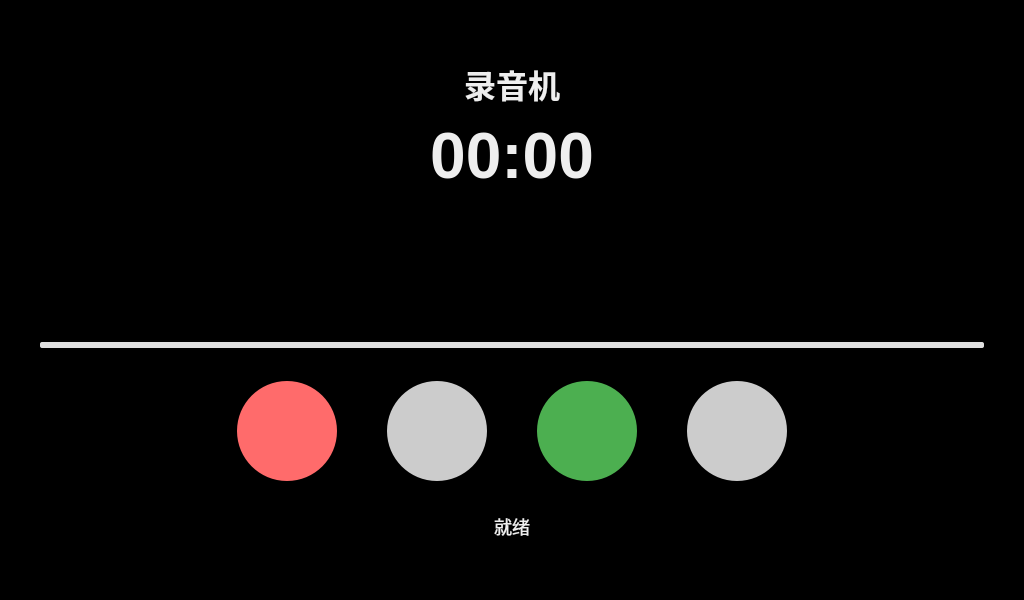
<?xml version="1.0" encoding="UTF-8"?>
<ui version="4.0">
 <class>Widget</class>
 <widget class="QWidget" name="Widget">
  <property name="geometry">
   <rect>
    <x>0</x>
    <y>0</y>
    <width>1024</width>
    <height>600</height>
   </rect>
  </property>
  <property name="windowTitle">
   <string>录音机</string>
  </property>
  <property name="styleSheet">
   <string notr="true">QWidget {
    background-color: #000000;
}
QLabel {
	color: rgb(238, 238, 236);
}
QPushButton {
    border: none;
    outline: none;
    border-radius: 8px;
    font-size: 16px;
}
QPushButton:focus {
    outline: none;
    border: none;
}
QProgressBar {
    border: none;
    border-radius: 2px;
    background-color: #E0E0E0;
    height: 4px;
}
QProgressBar::chunk {
    background-color: #4CAF50;
    border-radius: 2px;
}</string>
  </property>
  <layout class="QVBoxLayout" name="verticalLayout">
   <property name="spacing">
    <number>0</number>
   </property>
   <property name="leftMargin">
    <number>40</number>
   </property>
   <property name="topMargin">
    <number>60</number>
   </property>
   <property name="rightMargin">
    <number>40</number>
   </property>
   <property name="bottomMargin">
    <number>60</number>
   </property>
   <item>
    <widget class="QLabel" name="labelTitle">
     <property name="styleSheet">
      <string notr="true">color: #eeeeee; font-size: 32px; font-weight: bold;</string>
     </property>
     <property name="text">
      <string>录音机</string>
     </property>
     <property name="alignment">
      <set>Qt::AlignCenter</set>
     </property>
    </widget>
   </item>
   <item>
    <spacer name="verticalSpacerTop">
     <property name="orientation">
      <enum>Qt::Vertical</enum>
     </property>
     <property name="sizeHint" stdset="0">
      <size>
       <width>20</width>
       <height>80</height>
      </size>
     </property>
    </spacer>
   </item>
   <item>
    <widget class="QLabel" name="labelTime">
     <property name="styleSheet">
      <string notr="true">color: #eeeeee; font-size: 64px; font-weight: bold;</string>
     </property>
     <property name="text">
      <string>00:00</string>
     </property>
     <property name="alignment">
      <set>Qt::AlignCenter</set>
     </property>
    </widget>
   </item>
   <item>
    <spacer name="verticalSpacerMiddle">
     <property name="orientation">
      <enum>Qt::Vertical</enum>
     </property>
     <property name="sizeHint" stdset="0">
      <size>
       <width>20</width>
       <height>60</height>
      </size>
     </property>
    </spacer>
   </item>
   <item>
    <widget class="QWidget" name="waveformWidget" native="true">
     <property name="minimumSize">
      <size>
       <width>0</width>
       <height>150</height>
      </size>
     </property>
     <property name="maximumSize">
      <size>
       <width>16777215</width>
       <height>150</height>
      </size>
     </property>
     <property name="styleSheet">
      <string>background-color: transparent;</string>
     </property>
    </widget>
   </item>
   <item>
    <spacer name="verticalSpacerWaveform">
     <property name="orientation">
      <enum>Qt::Vertical</enum>
     </property>
     <property name="sizeHint" stdset="0">
      <size>
       <width>20</width>
       <height>40</height>
      </size>
     </property>
    </spacer>
   </item>
   <item>
    <widget class="QProgressBar" name="progressBar">
     <property name="minimumSize">
      <size>
       <width>0</width>
       <height>6</height>
      </size>
     </property>
     <property name="maximumSize">
      <size>
       <width>16777215</width>
       <height>6</height>
      </size>
     </property>
     <property name="minimum">
      <number>0</number>
     </property>
     <property name="maximum">
      <number>100</number>
     </property>
     <property name="value">
      <number>0</number>
     </property>
     <property name="textVisible">
      <bool>false</bool>
     </property>
    </widget>
   </item>
   <item>
    <spacer name="verticalSpacerProgress">
     <property name="orientation">
      <enum>Qt::Vertical</enum>
     </property>
     <property name="sizeHint" stdset="0">
      <size>
       <width>20</width>
       <height>30</height>
      </size>
     </property>
    </spacer>
   </item>
   <item>
    <spacer name="verticalSpacerBottom">
     <property name="orientation">
      <enum>Qt::Vertical</enum>
     </property>
     <property name="sizeHint" stdset="0">
      <size>
       <width>20</width>
       <height>100</height>
      </size>
     </property>
    </spacer>
   </item>
   <item>
    <layout class="QHBoxLayout" name="horizontalLayout">
     <property name="spacing">
      <number>50</number>
     </property>
     <item>
      <spacer name="horizontalSpacerLeft">
       <property name="orientation">
        <enum>Qt::Horizontal</enum>
       </property>
       <property name="sizeHint" stdset="0">
        <size>
         <width>80</width>
         <height>20</height>
        </size>
       </property>
      </spacer>
     </item>
     <item>
      <widget class="QPushButton" name="btnRecord">
       <property name="minimumSize">
        <size>
         <width>100</width>
         <height>100</height>
        </size>
       </property>
       <property name="maximumSize">
        <size>
         <width>100</width>
         <height>100</height>
        </size>
       </property>
       <property name="styleSheet">
        <string notr="true">QPushButton {
    background-color: #FF6B6B;
    border: none;
    outline: none;
    border-radius: 50px;
}
QPushButton:hover {
    background-color: #FF5252;
}
QPushButton:pressed {
    background-color: #E53935;
}
QPushButton:disabled {
    background-color: #CCCCCC;
}
QPushButton:focus {
    outline: none;
    border: none;
}</string>
       </property>
       <property name="text">
        <string/>
       </property>
      </widget>
     </item>
     <item>
      <widget class="QPushButton" name="btnStopRecord">
       <property name="enabled">
        <bool>false</bool>
       </property>
       <property name="minimumSize">
        <size>
         <width>100</width>
         <height>100</height>
        </size>
       </property>
       <property name="maximumSize">
        <size>
         <width>100</width>
         <height>100</height>
        </size>
       </property>
       <property name="styleSheet">
        <string notr="true">QPushButton {
    background-color: #FF6B6B;
    border: none;
    outline: none;
    border-radius: 50px;
}
QPushButton:hover {
    background-color: #FF5252;
}
QPushButton:pressed {
    background-color: #E53935;
}
QPushButton:disabled {
    background-color: #CCCCCC;
}
QPushButton:focus {
    outline: none;
    border: none;
}</string>
       </property>
       <property name="text">
        <string/>
       </property>
      </widget>
     </item>
     <item>
      <widget class="QPushButton" name="btnPlay">
       <property name="minimumSize">
        <size>
         <width>100</width>
         <height>100</height>
        </size>
       </property>
       <property name="maximumSize">
        <size>
         <width>100</width>
         <height>100</height>
        </size>
       </property>
       <property name="styleSheet">
        <string notr="true">QPushButton {
    background-color: #4CAF50;
    border: none;
    outline: none;
    border-radius: 50px;
}
QPushButton:hover {
    background-color: #45A049;
}
QPushButton:pressed {
    background-color: #3D8B40;
}
QPushButton:disabled {
    background-color: #CCCCCC;
}
QPushButton:focus {
    outline: none;
    border: none;
}</string>
       </property>
       <property name="text">
        <string/>
       </property>
      </widget>
     </item>
     <item>
      <widget class="QPushButton" name="btnStopPlay">
       <property name="enabled">
        <bool>false</bool>
       </property>
       <property name="minimumSize">
        <size>
         <width>100</width>
         <height>100</height>
        </size>
       </property>
       <property name="maximumSize">
        <size>
         <width>100</width>
         <height>100</height>
        </size>
       </property>
       <property name="styleSheet">
        <string notr="true">QPushButton {
    background-color: #4CAF50;
    border: none;
    outline: none;
    border-radius: 50px;
}
QPushButton:hover {
    background-color: #45A049;
}
QPushButton:pressed {
    background-color: #3D8B40;
}
QPushButton:disabled {
    background-color: #CCCCCC;
}
QPushButton:focus {
    outline: none;
    border: none;
}</string>
       </property>
       <property name="text">
        <string/>
       </property>
      </widget>
     </item>
     <item>
      <spacer name="horizontalSpacerRight">
       <property name="orientation">
        <enum>Qt::Horizontal</enum>
       </property>
       <property name="sizeHint" stdset="0">
        <size>
         <width>80</width>
         <height>20</height>
        </size>
       </property>
      </spacer>
     </item>
    </layout>
   </item>
   <item>
    <spacer name="verticalSpacerBottom_2">
     <property name="orientation">
      <enum>Qt::Vertical</enum>
     </property>
     <property name="sizeHint" stdset="0">
      <size>
       <width>20</width>
       <height>100</height>
      </size>
     </property>
    </spacer>
   </item>
   <item>
    <widget class="QLabel" name="labelStatus">
     <property name="styleSheet">
      <string notr="true">color: #eeeeee; font-size: 18px;</string>
     </property>
     <property name="text">
      <string>就绪</string>
     </property>
     <property name="alignment">
      <set>Qt::AlignCenter</set>
     </property>
    </widget>
   </item>
  </layout>
 </widget>
 <resources/>
 <connections/>
</ui>
